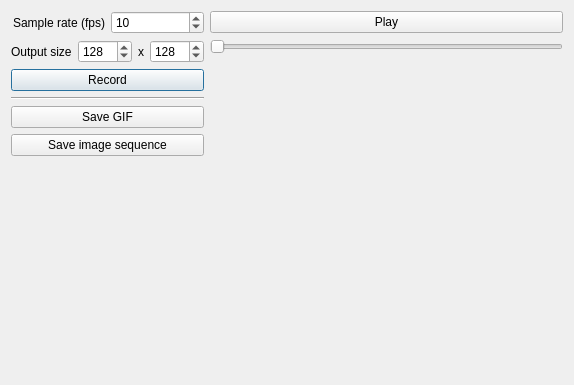
<?xml version="1.0" encoding="UTF-8"?>
<ui version="4.0">
 <class>RecordingDialog</class>
 <widget class="QDialog" name="RecordingDialog">
  <property name="geometry">
   <rect>
    <x>0</x>
    <y>0</y>
    <width>574</width>
    <height>385</height>
   </rect>
  </property>
  <property name="sizePolicy">
   <sizepolicy hsizetype="Expanding" vsizetype="Expanding">
    <horstretch>0</horstretch>
    <verstretch>0</verstretch>
   </sizepolicy>
  </property>
  <property name="windowTitle">
   <string>Dialog</string>
  </property>
  <property name="sizeGripEnabled">
   <bool>false</bool>
  </property>
  <layout class="QHBoxLayout" name="horizontalLayout">
   <item>
    <layout class="QVBoxLayout" name="verticalLayout_3">
     <property name="sizeConstraint">
      <enum>QLayout::SetMaximumSize</enum>
     </property>
     <item>
      <layout class="QHBoxLayout" name="horizontalLayout_6">
       <property name="sizeConstraint">
        <enum>QLayout::SetFixedSize</enum>
       </property>
       <item>
        <widget class="QLabel" name="label_4">
         <property name="text">
          <string>Sample rate (fps)</string>
         </property>
         <property name="alignment">
          <set>Qt::AlignRight|Qt::AlignTrailing|Qt::AlignVCenter</set>
         </property>
        </widget>
       </item>
       <item>
        <widget class="QSpinBox" name="spinFps">
         <property name="sizePolicy">
          <sizepolicy hsizetype="Preferred" vsizetype="Fixed">
           <horstretch>0</horstretch>
           <verstretch>0</verstretch>
          </sizepolicy>
         </property>
         <property name="minimum">
          <number>1</number>
         </property>
         <property name="value">
          <number>10</number>
         </property>
        </widget>
       </item>
      </layout>
     </item>
     <item>
      <layout class="QHBoxLayout" name="horizontalLayout_7">
       <property name="sizeConstraint">
        <enum>QLayout::SetFixedSize</enum>
       </property>
       <item>
        <widget class="QLabel" name="label_5">
         <property name="text">
          <string>Output size</string>
         </property>
        </widget>
       </item>
       <item>
        <widget class="QSpinBox" name="spinOutWidth">
         <property name="sizePolicy">
          <sizepolicy hsizetype="Preferred" vsizetype="Fixed">
           <horstretch>0</horstretch>
           <verstretch>0</verstretch>
          </sizepolicy>
         </property>
         <property name="maximum">
          <number>1024</number>
         </property>
         <property name="value">
          <number>128</number>
         </property>
        </widget>
       </item>
       <item>
        <widget class="QLabel" name="label_6">
         <property name="sizePolicy">
          <sizepolicy hsizetype="Fixed" vsizetype="Preferred">
           <horstretch>0</horstretch>
           <verstretch>0</verstretch>
          </sizepolicy>
         </property>
         <property name="text">
          <string>x</string>
         </property>
        </widget>
       </item>
       <item>
        <widget class="QSpinBox" name="spinOutHeight">
         <property name="sizePolicy">
          <sizepolicy hsizetype="Preferred" vsizetype="Fixed">
           <horstretch>0</horstretch>
           <verstretch>0</verstretch>
          </sizepolicy>
         </property>
         <property name="maximum">
          <number>1024</number>
         </property>
         <property name="value">
          <number>128</number>
         </property>
        </widget>
       </item>
      </layout>
     </item>
     <item>
      <widget class="QPushButton" name="butRecord">
       <property name="sizePolicy">
        <sizepolicy hsizetype="Preferred" vsizetype="Fixed">
         <horstretch>0</horstretch>
         <verstretch>0</verstretch>
        </sizepolicy>
       </property>
       <property name="text">
        <string>Record</string>
       </property>
       <property name="checkable">
        <bool>true</bool>
       </property>
      </widget>
     </item>
     <item>
      <widget class="Line" name="line">
       <property name="orientation">
        <enum>Qt::Horizontal</enum>
       </property>
      </widget>
     </item>
     <item>
      <widget class="QPushButton" name="butSaveGif">
       <property name="sizePolicy">
        <sizepolicy hsizetype="Preferred" vsizetype="Preferred">
         <horstretch>0</horstretch>
         <verstretch>0</verstretch>
        </sizepolicy>
       </property>
       <property name="text">
        <string>Save GIF</string>
       </property>
      </widget>
     </item>
     <item>
      <widget class="QPushButton" name="butSaveSequence">
       <property name="sizePolicy">
        <sizepolicy hsizetype="Preferred" vsizetype="Preferred">
         <horstretch>0</horstretch>
         <verstretch>0</verstretch>
        </sizepolicy>
       </property>
       <property name="text">
        <string>Save image sequence</string>
       </property>
      </widget>
     </item>
     <item>
      <spacer name="verticalSpacer">
       <property name="orientation">
        <enum>Qt::Vertical</enum>
       </property>
       <property name="sizeHint" stdset="0">
        <size>
         <width>20</width>
         <height>40</height>
        </size>
       </property>
      </spacer>
     </item>
    </layout>
   </item>
   <item>
    <layout class="QVBoxLayout" name="verticalLayout">
     <item>
      <layout class="QVBoxLayout" name="verticalLayout_2">
       <property name="sizeConstraint">
        <enum>QLayout::SetFixedSize</enum>
       </property>
       <property name="leftMargin">
        <number>0</number>
       </property>
       <item>
        <widget class="QPushButton" name="butPlay">
         <property name="text">
          <string>Play</string>
         </property>
         <property name="checkable">
          <bool>true</bool>
         </property>
        </widget>
       </item>
       <item>
        <widget class="QSlider" name="playbackSlider">
         <property name="maximum">
          <number>0</number>
         </property>
         <property name="orientation">
          <enum>Qt::Horizontal</enum>
         </property>
         <property name="tickInterval">
          <number>0</number>
         </property>
        </widget>
       </item>
      </layout>
     </item>
     <item>
      <widget class="QPixmapWidget" name="previewImage" native="true">
       <property name="sizePolicy">
        <sizepolicy hsizetype="Fixed" vsizetype="Fixed">
         <horstretch>0</horstretch>
         <verstretch>0</verstretch>
        </sizepolicy>
       </property>
       <zorder>playbackSlider</zorder>
       <zorder>butPlay</zorder>
      </widget>
     </item>
     <item>
      <spacer name="verticalSpacer_2">
       <property name="orientation">
        <enum>Qt::Vertical</enum>
       </property>
       <property name="sizeHint" stdset="0">
        <size>
         <width>20</width>
         <height>40</height>
        </size>
       </property>
      </spacer>
     </item>
    </layout>
   </item>
  </layout>
  <zorder>layoutWidget</zorder>
  <zorder>label_4</zorder>
  <zorder>verticalLayoutWidget</zorder>
 </widget>
 <customwidgets>
  <customwidget>
   <class>QPixmapWidget</class>
   <extends>QWidget</extends>
   <header>screengif.pixmap_widget</header>
   <container>1</container>
  </customwidget>
 </customwidgets>
 <resources/>
 <connections/>
</ui>
